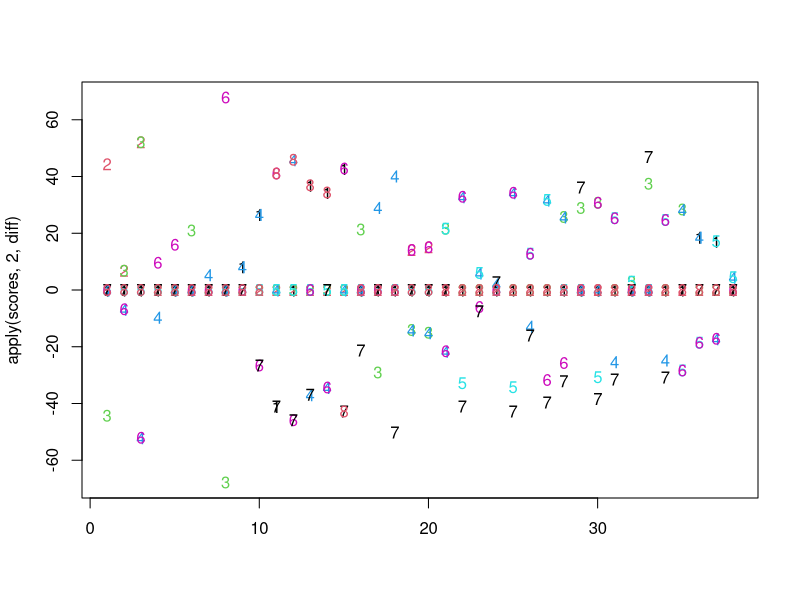
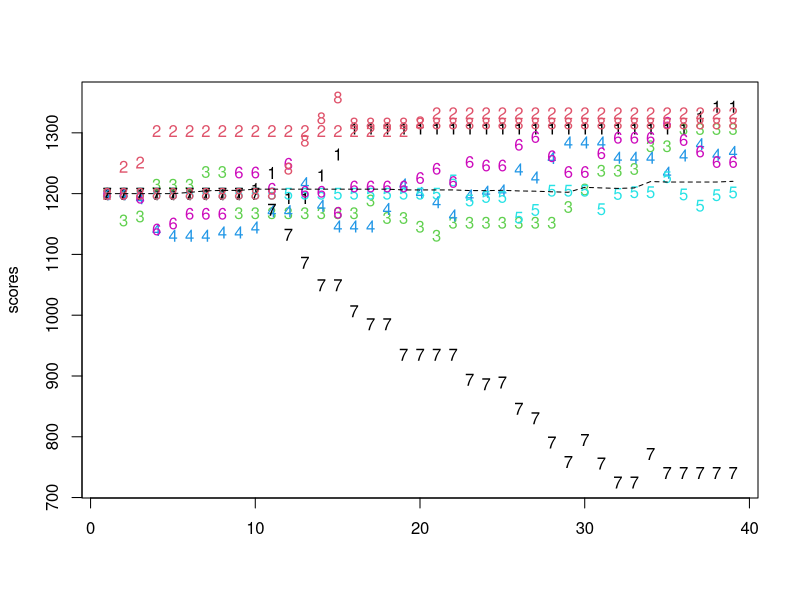

Generate these figures, in order, with R:
dat = read.table("./basketball_scores.txt", sep = ",", header = FALSE)
n = NROW(dat)

# Need to standardize game length (7 (6) or 14 (12) minutes only)
# Or just use the observed score as Score / Time (still need time)
# Or consider something like percent of points won by: 10 to 11 is different than 100 to 101

# Starting rating for all players
starting_rating = 1200

# minimum score
min_score = 600

# like it sounds (involved in calculation of observed and expected scores)
logistic_scale = 5

# For every point_diff rating points that team A is higher
# than team B, team A must score 1 more point to increase
# their rating (involved in calculation of expected score only)
point_diff = 40

# K-factor groups
K.group = c(600, 1000, 1400, 1800, 2200, 2600, Inf)
K.val = c(120, 96, 72, 48, 24)*2
K.game = c(50, 1/2) # After K.game[1] games played, reduce K.factor by K.game[2]

# K.val represents the largest possible change, within a certain
# tier, between two evenly matched opponents
# The smallest change (a 1-point victory) is roughly K.val/20
# These are assuming the first K.game[1] games have already been played

# Function for changing K.fac multiplayer in a team
team_func = function(n) 1/sqrt(n)




team.A = strsplit(as.character(dat[,1]), " ")
team.B = strsplit(as.character(dat[,2]), " ")

A.score = as.numeric(sapply(team.A, function(x) tail(x, 1)))
B.score = as.numeric(sapply(team.B, function(x) tail(x, 1)))

team.A = lapply(team.A, function(x) x[-length(x)])
team.B = lapply(team.B, function(x) x[-length(x)])


# Get players
players = unique(c(unlist(lapply(strsplit(as.character(dat[,1]), " "), function(x) x[-length(x)])),
    unlist(lapply(strsplit(as.character(dat[,2]), " "), function(x) x[-length(x)]))))
players = sort(players)



scores = matrix(0, n + 1, length(players))
ngames = matrix(0, n + 1, length(players))
nwin = matrix(0, n + 1, length(players))
nloss = matrix(0, n + 1, length(players))
scores[1,] = rep(starting_rating, length(players))
colnames(scores) = players

for (i in 1:n){
    # Carry over the scores
    scores[i+1, ] = scores[i, ]
    scores[i+1, ] = scores[i, ]

    # Carry over number of games
    ngames[i+1, ] = ngames[i, ]
    nwin[i+1, ] = nwin[i, ]
    nloss[i+1, ] = nloss[i, ]

    # Get index for winners and losers
    A.ind = which(players %in% team.A[[i]])
    B.ind = which(players %in% team.B[[i]])

    # Use sum of player scores to determine team score
    R_A = mean(scores[i, A.ind])
    R_B = mean(scores[i, B.ind])

    # Expected score for the winners
    E_A = 1 / (1 + exp((R_B - R_A) / (logistic_scale*point_diff)))

    # Expected score for the losers
    E_B = 1 - E_A
    
    # K-factor (adjusted by number of players on the team)
    K.fac = double(length(players))
    K.fac[c(A.ind, B.ind)] = 48
    for (j in A.ind){
        for (k in 1:length(K.val))
            if (scores[i, j] >= K.group[k] & scores[i, j] < K.group[k+1])
                K.fac[j] = K.val[k]
        }
    for (j in B.ind){
        for (k in 1:length(K.val))
            if (scores[i, j] >= K.group[k] & scores[i, j] < K.group[k+1])
                K.fac[j] = K.val[k]
        }

    # Reduce K-factor by size of the team
    K.fac[A.ind] = K.fac[A.ind] * team_func(length(A.ind))
    K.fac[B.ind] = K.fac[B.ind] * team_func(length(B.ind))

    # Divide a player's K-factor by 2 when that player has played more than 20 games
    K.fac[A.ind] = K.fac[A.ind] * ifelse(ngames[i, A.ind] > K.game[1], K.game[2], 1)
    K.fac[B.ind] = K.fac[B.ind] * ifelse(ngames[i, B.ind] > K.game[1], K.game[2], 1)

    # Calculate observed as using the score difference (max 10 point diff)
#   S_A = (min(win.score[i] - loss.score[i], 10) + 10) / 20
#   S_B = 1 - S_A
    S_A = 1 / (1 + exp((B.score[i] - A.score[i]) / logistic_scale))
    S_B = 1 - S_A

    # Adjust player scores
    # Team A won or tied (A.score >= B.score), but not by enough (S_A <= E_A),
    # but still don't decrease the score
    if ( (A.score[i] >= B.score[i]) && (S_A <= E_A) )
        K.fac[A.ind] = 0
    # Same for B
    if ( (B.score[i] >= A.score[i]) && (S_B <= E_B) )
        K.fac[B.ind] = 0

    scores[i+1, A.ind] = scores[i, A.ind] + K.fac[A.ind]*(S_A - E_A)
    scores[i+1, B.ind] = scores[i, B.ind] + K.fac[B.ind]*(S_B - E_B)

    # No player's score can drop below 600
    scores[i+1, scores[i+1,] < min_score] = min_score

    ngames[i+1, A.ind] = ngames[i, A.ind] + 1
    ngames[i+1, B.ind] = ngames[i, B.ind] + 1

    if (A.score[i] > B.score[i]){
        nwin[i+1, A.ind] = nwin[i, A.ind] + 1
        nloss[i+1, B.ind] = nloss[i, B.ind] + 1
        }
    if (B.score[i] > A.score[i]){
        nwin[i+1, B.ind] = nwin[i, B.ind] + 1
        nloss[i+1, A.ind] = nloss[i, A.ind] + 1
        }

    }

# Official scores
round(scores)

tail(round(scores), 10)
tail(scores, 8)

final_score = round(tail(scores, 1))
final_ngames = tail(ngames, 1)
final_nwin = tail(nwin, 1)
final_nloss = tail(nloss, 1)


card = rbind(final_score, final_ngames,
    final_nwin, final_nloss)

rownames(card) = c("ELO", "GP", "W", "L")
card = data.frame(card)

# The average score across all players over time (would like to see this increase)
apply(scores, 1, mean)

# Change in player scores over time
apply(scores[,-8], 2, diff)

# Player scores over time
matplot(apply(scores, 2, diff))

matplot(scores)
lines(apply(scores, 1, mean), lty = 2)  # Average of all players over time

# Pick a random team based on scores
random.team = function(players, card, lowest = FALSE){
    n = length(players)
    k = choose(n, n/2) / 2    # Number of possible teams

    require(gtools)
    teamA = head(combinations(n, n/2), k)
    teamB = tail(combinations(n, n/2), k)[k:1,]
    rownames(teamB) = NULL

    if (any(apply(cbind(teamA, teamB), 1, function(x) length(unique(x))) != n))
        stop("problem with getting team combinations")

    scA = apply(teamA, 1, function(y) mean(unlist(card[players[y]][1,])))
    scB = apply(teamB, 1, function(y) mean(unlist(card[players[y]][1,])))
    
    dd = abs(scA - scB)
    pp = 1 - (dd - min(dd)) / diff(range(dd)) + 0.5
    pp = pp / sum(pp)

    pick = ifelse(lowest, which.max(pp), sample(k, 1, prob = pp))

    return (list("teamA"=players[teamA[pick,]], "ratingA" = round(scA[pick]),
        "teamB"=players[teamB[pick,]], "ratingB" = round(scB[pick]),
        "diff" = round(abs(scA[pick] - scB[pick]))))
    }

five = c("mickey", "tony" ,"racer", "michael", "trevor", "austen")
random.team(five, card, TRUE)
random.team(five, card, FALSE)
